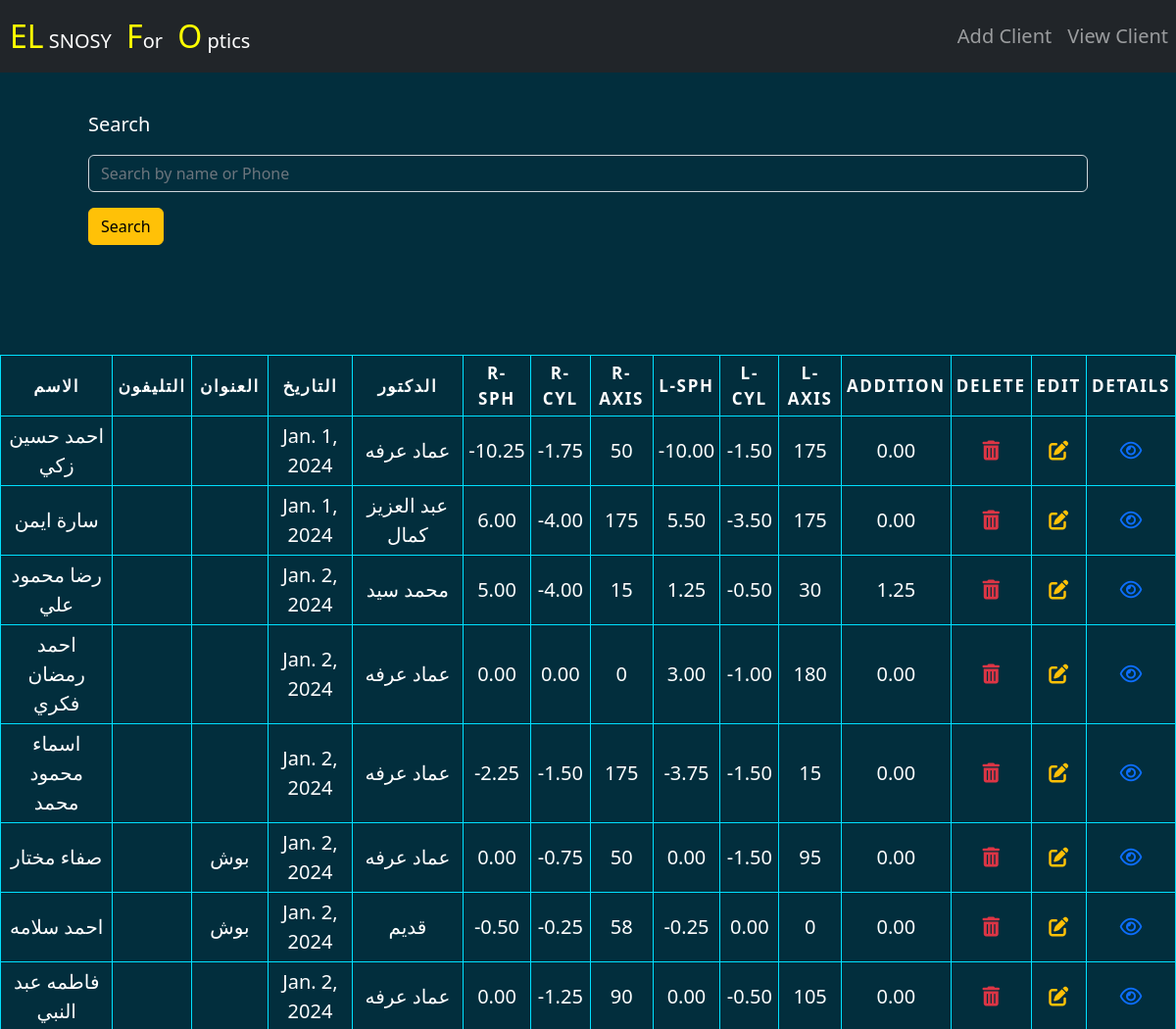
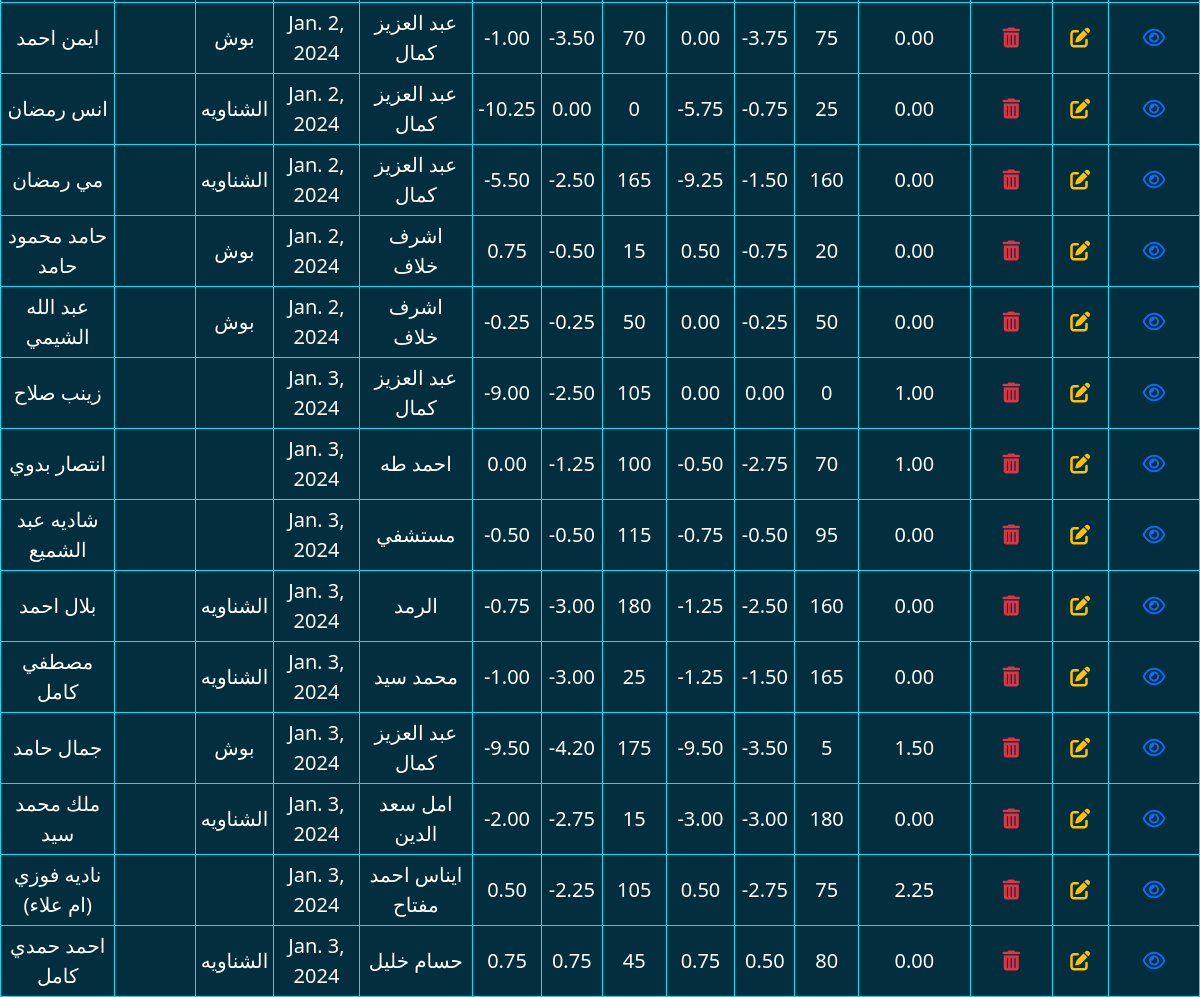
/ViewClient, run on the app's committed database (2 pictures, top to bottom).
### shop/models.py (models this page shows, shortened)
class Clients(models.Model):
    name = models.CharField(max_length=100)
    phone = models.CharField(max_length=11, blank=True)
    address = models.CharField(max_length=200, blank=True)
    date = models.DateField()
    doctor = models.CharField(max_length=100)
    right_sph = models.DecimalField(
        max_digits=5, decimal_places=2, blank=True, null=True)
    right_cyl = models.DecimalField(
        max_digits=5, decimal_places=2, blank=True, null=True)
    right_axis = models.IntegerField(blank=True, null=True)
    left_sph = models.DecimalField(
        max_digits=5, decimal_places=2, blank=True, null=True)
    left_cyl = models.DecimalField(
        max_digits=5, decimal_places=2, blank=True, null=True)
    left_axis = models.IntegerField(blank=True, null=True)
    addition = models.DecimalField(
        max_digits=5, decimal_places=2, blank=True, null=True)

### shop/views.py (the view)
# urls.py: path('ViewClient', ViewClient, name="ViewClient"),
def ViewClient(request):
    clients = Clients.objects.all()
    context = {'clients':clients}
    return render(request, "ViewClient.html", context)

### elsnosyshop/templates/ViewClient.html (shortened to what this page needs)
{%load static %}
<!DOCTYPE html>
<html lang="en">
<head>
    <link rel="stylesheet" href="{% static 'Css/all.min.css' %}">
    <link rel="stylesheet" href="{% static 'Css/bootstrap.min.css' %}">
    <link rel="stylesheet" href="{% static 'Css/style.css' %}">
</head>
<body>
    <nav class="navbar navbar-expand-lg navbar-dark bg-dark fixed-top">
        <a class="navbar-brand" href="{% url 'index'%}"><span class="head">EL</span>
            SNOSY
            <span class="head">F</span>or
            <span class="head">O</span>
            ptics
        </a>
        <div class="collapse navbar-collapse" id="navbarSupportedContent">
        <ul class="navbar-nav ms-auto">
            <li class="nav-item active">
                <a class="nav-link" href="{% url 'index'%}">Add Client <span class="sr-only">(current)</span></a>
            </li>
            <li class="nav-item">
                <a class="nav-link" href="{% url 'ViewClient'%}">View Client</a>
            </li>
        </ul>
        </div>
    </nav>
    <div class="container my-5">
        <div class="p-5">
        <form method="GET" action="{% url 'ViewfilterClient' %}">
        <label for="q" class="my-3">Search</label>
        <input type="text" name="q" id="q" value="{{ request.GET.q }}" placeholder="Search by name or Phone" class="form-control">
        <button type="submit" class="btn btn-warning my-3">Search</button>
    </form>
        </div>
    </div>
    <table class="">
        <thead>
            <tr>
                <th scope="col">الاسم</th>
                <th scope="col">التليفون</th>
                <th scope="col">العنوان</th>
                <th scope="col">التاريخ</th>
                <th scope="col">الدكتور</th>
                <th scope="col">R-Sph</th>
                <th scope="col">R-Cyl</th>
                <th scope="col">R-Axis</th>
                <th scope="col">L-Sph</th>
                <th scope="col">L-Cyl</th>
                <th scope="col">L-Axis</th>
                <th scope="col">Addition</th>
                <th scope="col">Delete</th>
                <th scope="col">Edit</th>
                <th scope="col">Details</th>
            </tr>
        </thead>
        <tbody>
            {% for client in clients %}
            <tr>
                <td data-label="الاسم">
                    <a class="text-decoration-none text-white" href="{% url 'ViewDetailsForCient' client.id%}">
                        {{client.name}}
                    </a>
                </td>
                <td data-label="التليفون">{{client.phone}}</td>
                <td data-label="العنوان">{{client.address}}</td>
                <td data-label="التاريخ">{{client.date}}</td>
                <td data-label="الدكتور">{{client.doctor}}</td>
                <td data-label="R-Sph">{{client.right_sph}}</td>
                <td data-label="R-Cyl">{{client.right_cyl}}</td>
                <td data-label="R-Axis">{{client.right_axis}}</td>
                <td data-label="L-Sph">{{client.left_sph}}</td>
                <td data-label="L-Cyl">{{client.left_cyl}}</td>
                <td data-label="L-Axis">{{client.left_axis}}</td>
                <td data-label="Addition">{{client.addition}}</td>
                <td data-label="Delete">
                    <a href="{% url 'deleteClient' client.id %}">
                        <i class="fa-solid fa-trash-can text-danger"></i>
                    </a>
                </td>
                <td data-label="Edit">
                    <a href="{% url 'EditClient' client.id %}">
                        <i class="fa-solid fa-pen-to-square text-warning"></i>
                    </a>
                </td>
                <td data-label="ViewDetails">
                    <a href="{% url 'ViewDetailsForCient' client.id %}">
                        <i class="fa-regular fa-eye"></i>
                    </a>
                </td>
            </tr>
            {% endfor %}
        </tbody>
    </table>
</body>
</html>

### elsnosyshop/static/Css/style.css (style rules this page uses)
body { font-style: normal; font-weight: 500; font-size: 20px; background-color: rgb(2, 46, 61); color: #fff; }
.form-control { background-color: transparent; outline: none; }
table { border: 1px solid #ccc; color: #000; border-collapse: collapse; margin: 0; padding: 0; width: 100%; }
.head { color: yellow; font-size: 2rem; margin-left: 10px; }
table tr { background-color: transparent; color: #ffffff; border: 1px solid #ddd; text-align: center; }
table th, table td { text-align: center; border: 1px solid rgb(0, 225, 255); padding: 5px; }
table th { font-size: .85em; letter-spacing: .1em; text-transform: uppercase; }

### data on the page
Clients: name "احمد حسين زكي", date "Jan. 1, 2024", doctor "عماد عرفه", right_sph "-10.25", right_cyl "-1.75", right_axis "50", left_sph "-10.00", left_cyl "-1.50", left_axis "175", addition "0.00"
Clients: name "سارة ايمن", date "Jan. 1, 2024", doctor "عبد العزيز كمال", right_sph "6.00", right_cyl "-4.00", right_axis "175", left_sph "5.50", left_cyl "-3.50", left_axis "175", addition "0.00"
Clients: name "رضا محمود علي", date "Jan. 2, 2024", doctor "محمد سيد", right_sph "5.00", right_cyl "-4.00", right_axis "15", left_sph "1.25", left_cyl "-0.50", left_axis "30", addition "1.25"
Clients: name "احمد رمضان فكري", date "Jan. 2, 2024", doctor "عماد عرفه", right_sph "0.00", right_cyl "0.00", right_axis "0", left_sph "3.00", left_cyl "-1.00", left_axis "180", addition "0.00"
Clients: name "اسماء محمود محمد", date "Jan. 2, 2024", doctor "عماد عرفه", right_sph "-2.25", right_cyl "-1.50", right_axis "175", left_sph "-3.75", left_cyl "-1.50", left_axis "15", addition "0.00"
Clients: name "صفاء مختار", address "بوش", date "Jan. 2, 2024", doctor "عماد عرفه", right_sph "0.00", right_cyl "-0.75", right_axis "50", left_sph "0.00", left_cyl "-1.50", left_axis "95", addition "0.00"
Clients: name "احمد سلامه", address "بوش", date "Jan. 2, 2024", doctor "قديم", right_sph "-0.50", right_cyl "-0.25", right_axis "58", left_sph "-0.25", left_cyl "0.00", left_axis "0", addition "0.00"
Clients: name "فاطمه عبد النبي", date "Jan. 2, 2024", doctor "عماد عرفه", right_sph "0.00", right_cyl "-1.25", right_axis "90", left_sph "0.00", left_cyl "-0.50", left_axis "105", addition "0.00"
Clients: name "ايمن احمد", address "بوش", date "Jan. 2, 2024", doctor "عبد العزيز كمال", right_sph "-1.00", right_cyl "-3.50", right_axis "70", left_sph "0.00", left_cyl "-3.75", left_axis "75", addition "0.00"
Clients: name "انس رمضان", address "الشناويه", date "Jan. 2, 2024", doctor "عبد العزيز كمال", right_sph "-10.25", right_cyl "0.00", right_axis "0", left_sph "-5.75", left_cyl "-0.75", left_axis "25", addition "0.00"
Clients: name "مي رمضان", address "الشناويه", date "Jan. 2, 2024", doctor "عبد العزيز كمال", right_sph "-5.50", right_cyl "-2.50", right_axis "165", left_sph "-9.25", left_cyl "-1.50", left_axis "160", addition "0.00"
Clients: name "حامد محمود حامد", address "بوش", date "Jan. 2, 2024", doctor "اشرف خلاف", right_sph "0.75", right_cyl "-0.50", right_axis "15", left_sph "0.50", left_cyl "-0.75", left_axis "20", addition "0.00"
Clients: name "عبد الله الشيمي", address "بوش", date "Jan. 2, 2024", doctor "اشرف خلاف", right_sph "-0.25", right_cyl "-0.25", right_axis "50", left_sph "0.00", left_cyl "-0.25", left_axis "50", addition "0.00"
Clients: name "زينب صلاح", date "Jan. 3, 2024", doctor "عبد العزيز كمال", right_sph "-9.00", right_cyl "-2.50", right_axis "105", left_sph "0.00", left_cyl "0.00", left_axis "0", addition "1.00"
Clients: name "انتصار بدوي", date "Jan. 3, 2024", doctor "احمد طه", right_sph "0.00", right_cyl "-1.25", right_axis "100", left_sph "-0.50", left_cyl "-2.75", left_axis "70", addition "1.00"
Clients: name "شاديه عبد الشميع", date "Jan. 3, 2024", doctor "مستشفي", right_sph "-0.50", right_cyl "-0.50", right_axis "115", left_sph "-0.75", left_cyl "-0.50", left_axis "95", addition "0.00"
Clients: name "بلال احمد", address "الشناويه", date "Jan. 3, 2024", doctor "الرمد", right_sph "-0.75", right_cyl "-3.00", right_axis "180", left_sph "-1.25", left_cyl "-2.50", left_axis "160", addition "0.00"
Clients: name "مصطفي كامل", address "الشناويه", date "Jan. 3, 2024", doctor "محمد سيد", right_sph "-1.00", right_cyl "-3.00", right_axis "25", left_sph "-1.25", left_cyl "-1.50", left_axis "165", addition "0.00"
Clients: name "جمال حامد", address "بوش", date "Jan. 3, 2024", doctor "عبد العزيز كمال", right_sph "-9.50", right_cyl "-4.20", right_axis "175", left_sph "-9.50", left_cyl "-3.50", left_axis "5", addition "1.50"
Clients: name "ملك محمد سيد", address "الشناويه", date "Jan. 3, 2024", doctor "امل سعد الدين", right_sph "-2.00", right_cyl "-2.75", right_axis "15", left_sph "-3.00", left_cyl "-3.00", left_axis "180", addition "0.00"
Clients: name "ناديه فوزي (ام علاء)", date "Jan. 3, 2024", doctor "ايناس احمد مفتاح", right_sph "0.50", right_cyl "-2.25", right_axis "105", left_sph "0.50", left_cyl "-2.75", left_axis "75", addition "2.25"
Clients: name "احمد حمدي كامل", address "الشناويه", date "Jan. 3, 2024", doctor "حسام خليل", right_sph "0.75", right_cyl "0.75", right_axis "45", left_sph "0.75", left_cyl "0.50", left_axis "80", addition "0.00"
